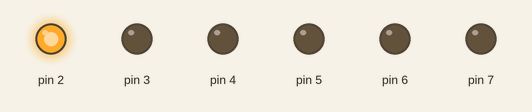
This sketch was run on a simulated Arduino Uno, built with avr-gcc and run on an emulated ATmega328P. On the bench: output pins drawn as LEDs (lit = HIGH).

Above: at 0.15 s.
At 0.45 s:
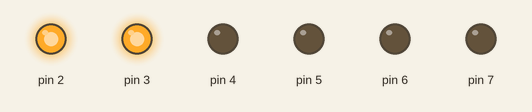
At 0.75 s:
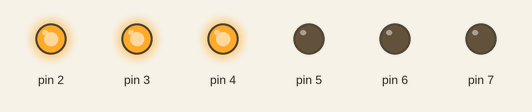
At 1.05 s:
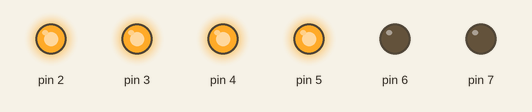
At 1.35 s:
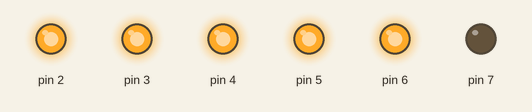
At 1.7 s:
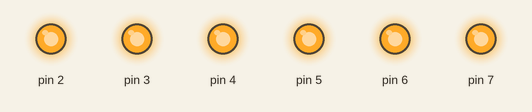
Timing chart, 0 to 3.5 s (numbered marks = the images above):
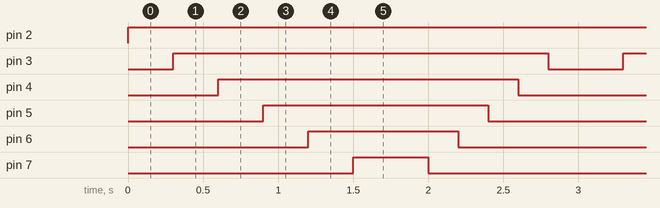

Measured:
- by itself, pin 2: LOW → HIGH at 0.00 s
- by itself, pin 3: alternates HIGH for 2.5 s and LOW for 0.50 s
- by itself, pin 4: alternates HIGH for 2.0 s and LOW for 1.0 s
- by itself, pin 5: alternates HIGH for 1.5 s and LOW for 1.5 s
- by itself, pin 6: alternates HIGH for 1.0 s and LOW for 2.0 s
- by itself, pin 7: alternates HIGH for 0.50 s and LOW for 2.5 s

The sketch:

cool_allis1.ino
```cpp
// C++ code
//
void setup()
{
  for (int i=2;i<8;i++)
  pinMode(i, OUTPUT);
}

void loop()
{
  for (int i=2;i<8;i++)
  {
  digitalWrite(i,1);
  delay(300);
  }
  for (int i=8;i>2;i--)
  {
  digitalWrite(i,0);
  delay(200);
  }
}
```
